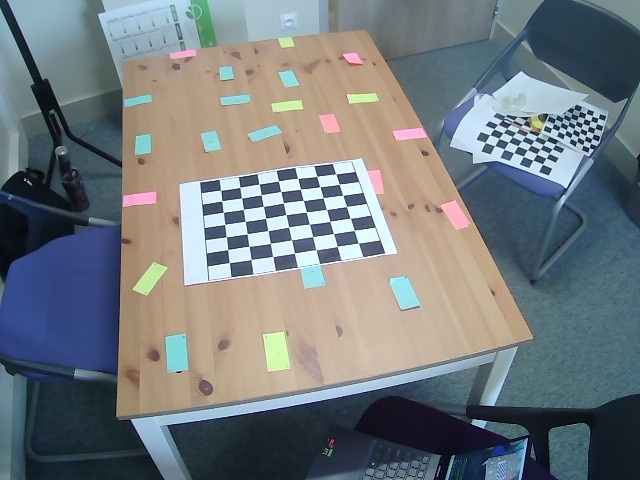
#> input picture 5objTest1.jpg, 640 x 480 px
$ python Main_SE_H_Objs.py
#> lines starting #> are read from the running program, lines starting #| are printed output that depends on the picture
### SizeEstimations.py
# -*- coding: utf-8 -*-
"""
Created on Fri Apr 19 09:23:50 2024

Class DistanceEstimations

@author: jpila
"""

import numpy as np
import cv2 as cv
import math

class SizeEstimations:

    #Constructor
        #Not necessary for our purpose
    # def __init__(self, tMatrix, distCoefficient):
    #     self.tMtx = tMatrix
    #     self.dCoef = distCoefficient

    def __init__(self):
        pass

    #Methods
    def homographyTransform(self,imgCaseStudy,tMtx):
        imgTransform = cv.warpPerspective(imgCaseStudy,
                                          tMtx,
                                          (imgCaseStudy.shape[1], imgCaseStudy.shape[0]))
        return imgTransform


    # [26 lines left out: functions undistortTransform, transformCoordSyst, not called in this run]


    def estimateDistance2Pixels(self,Pixel1,Pixel2):

        toTest = np.float32([])

        if(type(toTest) != type(Pixel1)):
            Pixel1 = np.array(Pixel1)

        if(type(toTest) != type(Pixel2)):
            Pixel2 = np.array(Pixel2)

        distance = np.linalg.norm(Pixel1 - Pixel2)


        return distance


    # [5 lines left out: function estimateScaleFactor, not called in this run]


    def estimateRealMeasure(self,pxlDistUnknowObj,scaleFactor):

        realValue = pxlDistUnknowObj / scaleFactor


        return realValue


### Main_SE_H_Objs.py
# -*- coding: utf-8 -*-
"""
Created on Fri Apr 26 16:14:21 2024

@author: jpila
"""
import SizeEstimations as SE
import cv2 as cv
import pickle

###################################### Estimations 5 Objects
################################## Homography
szEstim = SE.SizeEstimations()

# Open the file in binary mode
with open('ObjsHOutPut.pkl', 'rb') as file:

    # Call load method to deserialze
#> (reads ObjsHOutPut.pkl from the repository)
    MtxDcoefSclF = pickle.load(file)

hTmtx = MtxDcoefSclF[0]
hScaleF = MtxDcoefSclF[1]
print('Scale Factor = ', hScaleF)

############################Object 1
print('Case Study 1 = A3 Paper')
print('')

caseStudy = cv.imread('5objTest1.jpg')
#> caseStudy is the input picture: shape (480, 640, 3); mean B, G, R 126.2, 122.4, 115.6
tCstudy = szEstim.homographyTransform(caseStudy, hTmtx)

cv.imshow('Undistorted',tCstudy)
cv.waitKey(0)
cv.imwrite('getPixelsObj11.jpg',tCstudy)
cv.destroyAllWindows()

#Estimate  Pixel Distance of object of unknown dimensions
objUnknownPDistanceH = szEstim.estimateDistance2Pixels([54,247],[224,249])
objUnknownPDistanceW = szEstim.estimateDistance2Pixels([54,247],[52,367])


#Estimate real Distance
realHValue = szEstim.estimateRealMeasure(objUnknownPDistanceH, hScaleF)
realWValue = szEstim.estimateRealMeasure(objUnknownPDistanceW, hScaleF)
print('Real A3paper Height Estimation = ',realHValue)
print('Real A3paper width Estimation = ',realWValue)
print('')

############################Object 2
print('Case Study 2 = Assiete')
print('')

caseStudy = cv.imread('5objTest2.jpg')
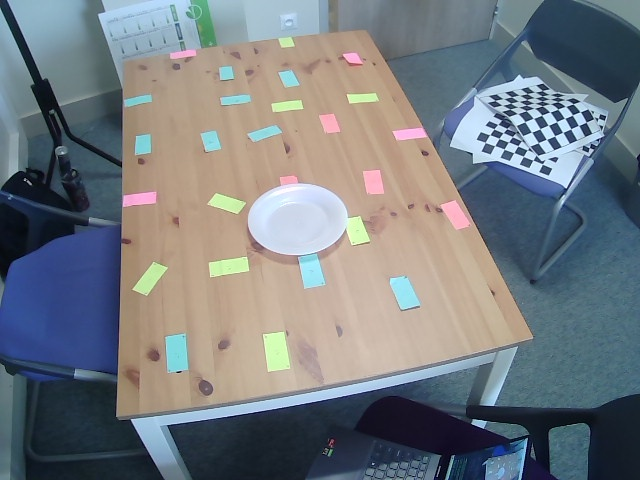
#> input picture 5objTest2.jpg, 640 x 480 px
#> caseStudy is the input picture: shape (480, 640, 3); mean B, G, R 127.9, 123, 117.2
tCstudy = szEstim.homographyTransform(caseStudy, hTmtx)

cv.imshow('Undistorted',tCstudy)
cv.waitKey(0)
cv.imwrite('getPixelsObj22.jpg',tCstudy)
cv.destroyAllWindows()

#Estimate  Pixel Distance of object of unknown dimensions
objUnknownPDistanceR = szEstim.estimateDistance2Pixels([150,318],[109,318])

#Estimate real Distance
realRValue = szEstim.estimateRealMeasure(objUnknownPDistanceR, hScaleF)

print('Real Assiete Radius Estimation = ',realRValue)
print('')

############################Object 3
print('Case Study 3 = Calendrier')
print('')

caseStudy = cv.imread('5objTest3.jpg')
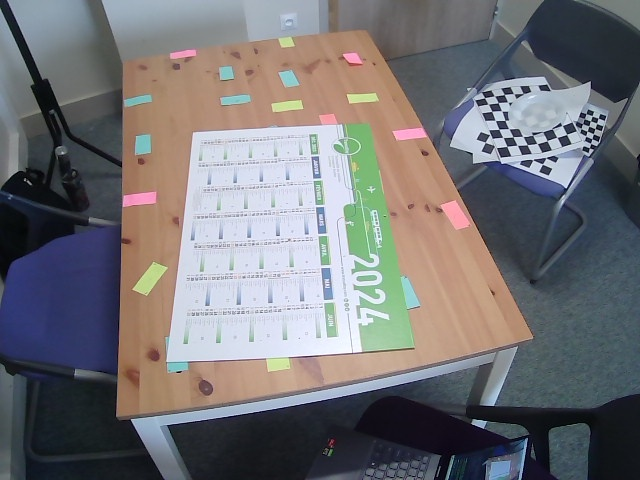
#> input picture 5objTest3.jpg, 640 x 480 px
#> caseStudy is the input picture: shape (480, 640, 3); mean B, G, R 117.3, 114.4, 115.4
tCstudy = szEstim.homographyTransform(caseStudy, hTmtx)

cv.imshow('Undistorted',tCstudy)
cv.waitKey(0)
cv.imwrite('getPixelsObj33.jpg',tCstudy)
cv.destroyAllWindows()

#Estimate  Pixel Distance of object of unknown dimensions
objUnknownPDistanceH = szEstim.estimateDistance2Pixels([71,169],[36,433])
objUnknownPDistanceW = szEstim.estimateDistance2Pixels([71,169],[245,198])

#Estimate real Distance
realHValue = szEstim.estimateRealMeasure(objUnknownPDistanceH, hScaleF)
realWValue = szEstim.estimateRealMeasure(objUnknownPDistanceW, hScaleF)
print('Real Calendrier Height Estimation = ',realHValue)
print('Real Calendrier width Estimation = ',realWValue)
print('')

############################Object 4
print('Case Study 4 = Telephone')
print('')

caseStudy = cv.imread('5objTest4.jpg')
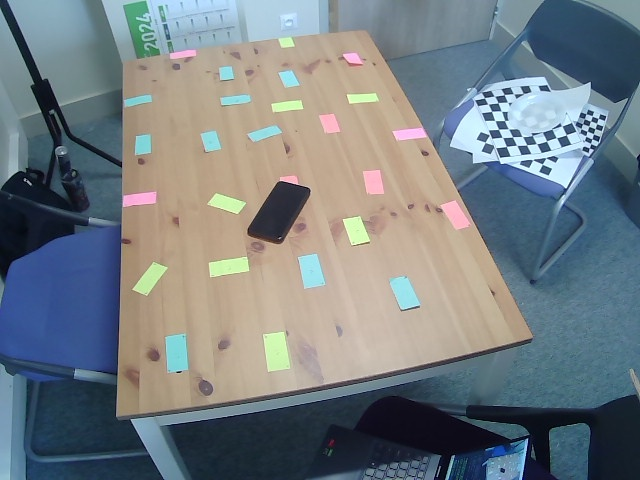
#> input picture 5objTest4.jpg, 640 x 480 px
#> caseStudy is the input picture: shape (480, 640, 3); mean B, G, R 130.4, 125.8, 117
tCstudy = szEstim.homographyTransform(caseStudy, hTmtx)

cv.imshow('Undistorted',tCstudy)
cv.waitKey(0)
cv.imwrite('getPixelsObj44.jpg',tCstudy)
cv.destroyAllWindows()

#Estimate  Pixel Distance of object of unknown dimensions
objUnknownPDistanceH = szEstim.estimateDistance2Pixels([144,264],[104,321])
objUnknownPDistanceW = szEstim.estimateDistance2Pixels([144,264],[168,281])


#Estimate real Distance
realHValue = szEstim.estimateRealMeasure(objUnknownPDistanceH, hScaleF)
realWValue = szEstim.estimateRealMeasure(objUnknownPDistanceW, hScaleF)
print('Real Telephone Height Estimation = ',realHValue)
print('Real Telephone width Estimation = ',realWValue)
print('')

############################Object 5
print('Case Study 5 = Stylo')
print('')

caseStudy = cv.imread('5objTest5.jpg')
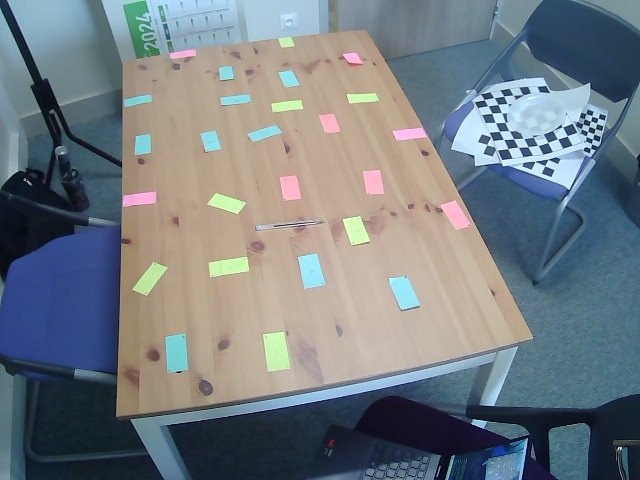
#> input picture 5objTest5.jpg, 640 x 480 px
#> caseStudy is the input picture: shape (480, 640, 3); mean B, G, R 130.1, 124.1, 115.8
tCstudy = szEstim.homographyTransform(caseStudy, hTmtx)
#> in homographyTransform (call 5), `imgTransform = cv.warpPerspective(imgCaseStudy, tMtx, (imgCaseStudy.sh..`:
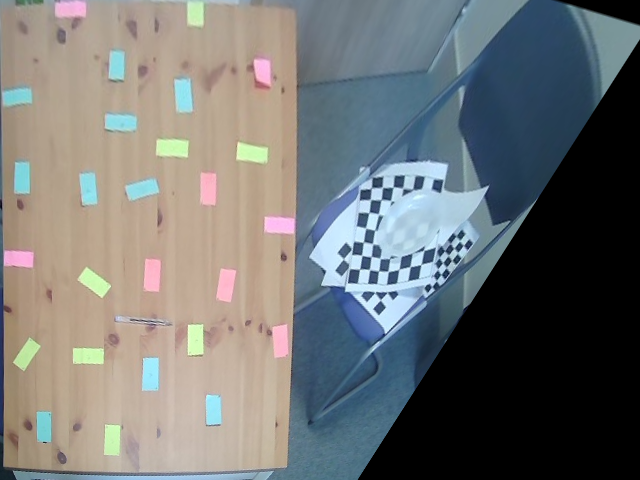
#> imgTransform: shape (480, 640, 3); mean B, G, R 114.8, 115.5, 113.4

cv.imshow('Undistorted',tCstudy)
cv.waitKey(0)
cv.imwrite('getPixelsObj55.jpg',tCstudy)
cv.destroyAllWindows()

#Estimate  Pixel Distance of object of unknown dimensions
objUnknownPDistanceH = szEstim.estimateDistance2Pixels([114,318],[171,323])
objUnknownPDistanceW = szEstim.estimateDistance2Pixels([145,317],[144,324])


#Estimate real Distance
realHValue = szEstim.estimateRealMeasure(objUnknownPDistanceH, hScaleF)
realWValue = szEstim.estimateRealMeasure(objUnknownPDistanceW, hScaleF)
print('Real Stylo Height Estimation = ',realHValue)
print('Real Stylo width Estimation = ',realWValue)
print('')

############################Object 6
print('Case Study 6 = Sac')
print('')

caseStudy = cv.imread('5objTest6.jpg')
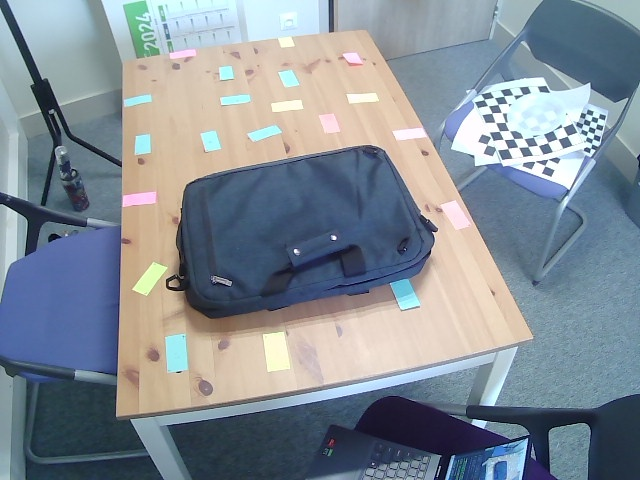
#> input picture 5objTest6.jpg, 640 x 480 px
#> caseStudy is the input picture: shape (480, 640, 3); mean B, G, R 150.1, 141.1, 131.2
tCstudy = szEstim.homographyTransform(caseStudy, hTmtx)
#> in homographyTransform (call 6), `imgTransform = cv.warpPerspective(imgCaseStudy, tMtx, (imgCaseStudy.sh..`:
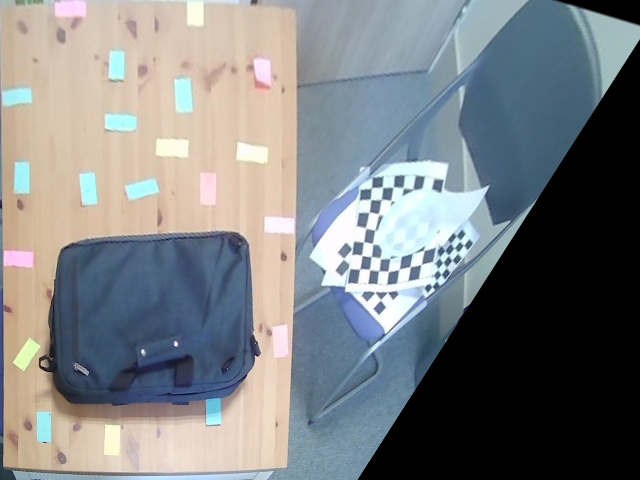
#> imgTransform: shape (480, 640, 3); mean B, G, R 129.8, 127.7, 124.2

cv.imshow('Undistorted',tCstudy)
cv.waitKey(0)
cv.imwrite('getPixelsObj66.jpg',tCstudy)
cv.destroyAllWindows()

#Estimate  Pixel Distance of object of unknown dimensions
objUnknownPDistanceH = szEstim.estimateDistance2Pixels([58,389],[242,384])
objUnknownPDistanceW = szEstim.estimateDistance2Pixels([58,389],[60,248])


#Estimate real Distance
realHValue = szEstim.estimateRealMeasure(objUnknownPDistanceH, hScaleF)
realWValue = szEstim.estimateRealMeasure(objUnknownPDistanceW, hScaleF)
print('Real Sac Height Estimation = ',realHValue)
print('Real Sac width Estimation = ',realWValue)
print('')

############################Object 7
print('Case Study 7 = 3 post its')
print('')

caseStudy = cv.imread('5objTest0.jpg')
#> (the run stopped early here; a loop or call above may not have finished)
